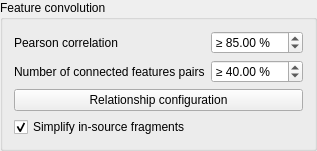
                        <widget class="QGroupBox" name="groupFeaturesUntargeted">
                         <property name="title">
                          <string>Feature convolution</string>
                         </property>
                         <property name="checkable">
                          <bool>false</bool>
                         </property>
                         <layout class="QGridLayout" name="gridLayout_26">
                          <item row="1" column="0">
                           <widget class="QLabel" name="label_46">
                            <property name="text">
                             <string>Pearson correlation</string>
                            </property>
                           </widget>
                          </item>
                          <item row="1" column="1">
                           <widget class="QDoubleSpinBox" name="minCorrelation">
                            <property name="prefix">
                             <string>≥ </string>
                            </property>
                            <property name="suffix">
                             <string> %</string>
                            </property>
                            <property name="minimum">
                             <double>-100.000000000000000</double>
                            </property>
                            <property name="maximum">
                             <double>100.000000000000000</double>
                            </property>
                            <property name="singleStep">
                             <double>5.000000000000000</double>
                            </property>
                            <property name="value">
                             <double>85.000000000000000</double>
                            </property>
                           </widget>
                          </item>
                          <item row="3" column="0" colspan="2">
                           <widget class="QPushButton" name="relationshipConfig">
                            <property name="text">
                             <string>Relationship configuration</string>
                            </property>
                           </widget>
                          </item>
                          <item row="2" column="0">
                           <widget class="QLabel" name="label">
                            <property name="text">
                             <string>Number of connected features pairs</string>
                            </property>
                           </widget>
                          </item>
                          <item row="2" column="1">
                           <widget class="QDoubleSpinBox" name="minCorrelationConnections">
                            <property name="prefix">
                             <string>≥ </string>
                            </property>
                            <property name="suffix">
                             <string> %</string>
                            </property>
                            <property name="maximum">
                             <double>100.000000000000000</double>
                            </property>
                            <property name="singleStep">
                             <double>0.100000000000000</double>
                            </property>
                            <property name="value">
                             <double>40.000000000000000</double>
                            </property>
                           </widget>
                          </item>
                          <item row="4" column="0">
                           <widget class="QCheckBox" name="checkBox_simplifyInSourceFragments">
                            <property name="text">
                             <string>Simplify in-source fragments</string>
                            </property>
                            <property name="checked">
                             <bool>true</bool>
                            </property>
                           </widget>
                          </item>
                         </layout>
                        </widget>
